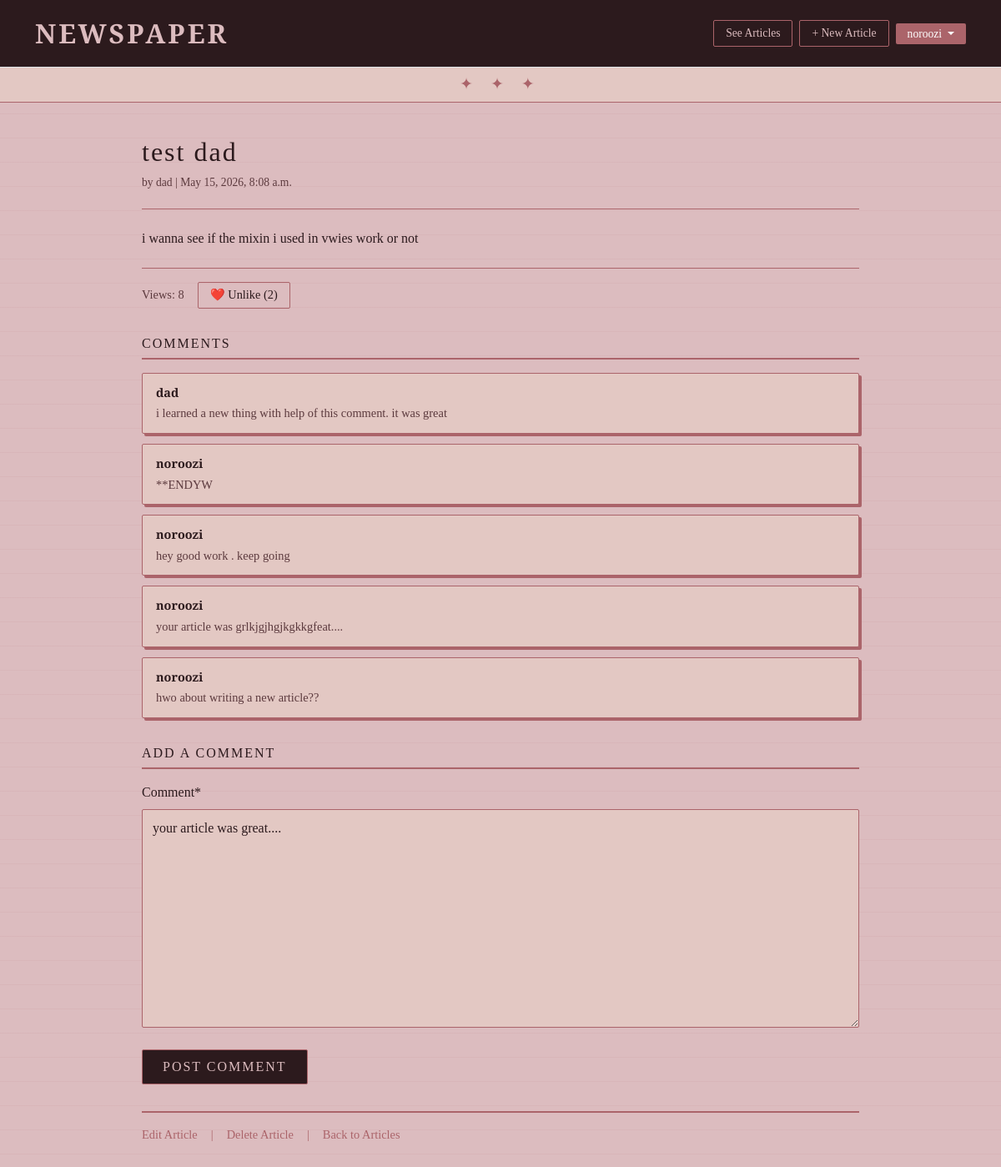
The app's page /articles/2/ (signed in) with its own data.
### accounts/models.py (models this page shows)
class CustomUser(AbstractUser):
    age = models.PositiveIntegerField(null=True, blank=True)

### articles/models.py (models this page shows, shortened)
class Article(models.Model):
    title = models.CharField(max_length=255)
    body = models.TextField()
    date = models.DateTimeField(auto_now_add=True)
    author = models.ForeignKey(
        settings.AUTH_USER_MODEL,
        on_delete=models.CASCADE,
    )
    views = models.IntegerField(default=0)
    viewers = models.ManyToManyField(
        settings.AUTH_USER_MODEL,
        related_name='viewed_articles',
        blank=True
    )
    likes = models.ManyToManyField(
        settings.AUTH_USER_MODEL,
        related_name='liked_articles',
        blank=True
    )

class Comment(models.Model):
    article = models.ForeignKey(
        Article,
        on_delete=models.CASCADE,
    )
    comment = models.TextField(default="your article was great....")
    author = models.ForeignKey(
        settings.AUTH_USER_MODEL,
        on_delete=models.CASCADE,
    )
    def __str__(self):
        return self.comment

### articles/views.py (the view, shortened to what this page needs)
# urls.py: path("<int:pk>/", ArticleDetail.as_view(), name="article_detail"),
class ArticleDetail(mixins.CustomLoginNeededMixin,View):
    def get(self, request, *args, ** kwargs):
        view = CommentGet.as_view()
        return view(request, *args, ** kwargs)

### articles/mixins.py (called while the page is built)
    def dispatch(self, request, *args, **kwargs):
        if not request.user.is_authenticated:
            return redirect(self.login_url)
        return super().dispatch(request, *args, **kwargs)

### articles/views.py (called while the page is built)
    def get_object(self):
        obj = super().get_object()
        if self.request.method == 'GET':
            if self.request.user not in obj.viewers.all():
                obj.views += 1
                obj.viewers.add(self.request.user)# add 1 every visit
                obj.save()      # save to database
        return obj

    def get_context_data(self, **kwargs):
        context = super().get_context_data(**kwargs)
        context['form'] = forms.CommentForm
        return context

### templates/article_detail.html (shortened to what this page needs)
{% extends 'base.html' %}
{% load crispy_forms_tags %}
{% block content %}
    <article>
        <h1>{{ object.title }}</h1>
        <p class="article-meta">by {{ object.author }} | {{ object.date }}</p>
        <div class="article-body">
            {{ object.body }}
        </div>
    </article>
    <div class="article-stats">
        <span>Views: {{ object.views }}</span>
        <form method="post" action="{% url 'article_like' object.pk %}">
            <button type="submit" class="like-btn">
                {% if request.user in object.likes.all %}
                    ❤️ Unlike ({{ object.likes.count }})
                {% else %}
                    🤍 Like ({{ object.likes.count }})
                {% endif %}
            </button>
        </form>
    </div>
    <section class="comments-section">
        <h3>Comments</h3>
        {% for comment in object.comment_set.all %}
            <div class="comment-card">
                <div class="comment-author">{{ comment.author }}</div>
                <div class="comment-text">{{ comment }}</div>
            </div>
        {% empty %}
            <p class="no-comments">No comments yet. Be the first!</p>
        {% endfor %}
    </section>
    <section class="comment-form-section">
        <h3>Add a comment</h3>
        <form method="post" action="">
            {{ form|crispy }}
            <button type="submit" class="btn-submit">Post Comment</button>
        </form>
    </section>
    <div class="article-actions">
        {% if user == object.author or user.is_staff %}
            <a href="{% url 'article_edit' object.pk %}">Edit Article</a>
            <span style="color: var(--border);">|</span>
            <a href="{% url 'article_delete' object.pk %}">Delete Article</a>
            <span style="color: var(--border);">|</span>
        {% endif %}
        <a href="{% url 'article_list' %}">Back to Articles</a>
    </div>
{% endblock %}

### templates/base.html (shortened to what this page needs)
<!DOCTYPE html>
<html>
<head>
    {% block qq %}<link href="https://cdn.jsdelivr.net/npm/bootstrap@5.3.3/dist/css/bootstrap.min.css" rel="stylesheet"/>{% endblock qq %}
</head>
<body>
    <header class="p-3 border-bottom">
        <div class="container">
            <div class="d-flex flex-wrap align-items-center justify-content-between">
                <a href="{% url 'home' %}" class="navbar-brand">Newspaper</a>
                <div class="d-flex align-items-center gap-2">
                    {% if user.is_authenticated %}
                        <a href="{% url 'article_list' %}" class="btn-new">See Articles</a>
                        <a href="{% url 'article_create' %}" class="btn-new">+ New Article</a>
                        <div class="dropdown">
                            <a href="#" class="btn-user dropdown-toggle" id="dropdownUser1" data-bs-toggle="dropdown" aria-expanded="false">
                                {{ user.username }}
                            </a>
                        </div>
                    {% else %}
                        <a href="{% url 'login' %}" class="btn-login">Log In</a>
                        <a href="{% url 'signup' %}" class="btn-signup">Sign Up</a>
                    {% endif %}
                </div>
            </div>
        </div>
    </header>
    <div class="header-divider">✦ ✦ ✦</div>
    <main>
        {% block content %}
        {% endblock content %}
    </main>
</body>
</html>

### templates/base.html (style rules this page uses)
:root { --bg: #dcbcbf; --surface: #e3c8c3; --border: #ab646a; --dark: #2c1a1d; --text: #2c1a1d; --text-light: #5c3a3e; --accent: #ab646a; --accent-hover: #8a4a50; }
* { margin: 0; padding: 0; box-sizing: border-box; }
body { background-color: var(--bg); background-image: repeating-linear-gradient( 0deg, transparent, transparent 28px, rgba(171, 100, 106, 0.07) 28px, rgba(171, 100, 106, 0.07) 29px ); color: var(--text); font-family: Georgia, serif; min-height: 100vh; }
header { background-color: var(--dark); border-bottom: 3px double var(--border) !important; padding: 12px 30px !important; margin-bottom: 0 !important; }
.navbar-brand { color: var(--bg) !important; font-size: 2rem; font-weight: 700; font-family: 'Playfair Display', Georgia, serif; letter-spacing: 3px; text-decoration: none; text-transform: uppercase; }
.header-divider { text-align: center; color: var(--border); font-size: 1.2rem; letter-spacing: 8px; padding: 6px 0; background-color: var(--surface); border-bottom: 1px solid var(--border); }
.btn-new { background-color: transparent; color: var(--bg); border: 1px solid var(--border); padding: 5px 14px; border-radius: 2px; text-decoration: none; font-size: 0.85rem; font-family: 'Playfair Display', serif; transition: 0.3s; }
.btn-user { background-color: var(--accent); color: white !important; border: none; padding: 5px 14px; border-radius: 2px; text-decoration: none; font-size: 0.85rem; font-family: 'Playfair Display', serif; transition: 0.3s; }
main { max-width: 900px; margin: 40px auto; padding: 0 20px; }

### templates/article_detail.html (style rules this page uses)
h1 { font-family: 'Playfair Display', Georgia, serif; color: var(--dark); letter-spacing: 2px; font-size: 2rem; margin-bottom: 8px; }
.article-meta { font-size: 0.85rem; color: var(--text-light); font-family: Georgia, serif; margin-bottom: 20px; }
.article-body { font-family: Georgia, serif; color: var(--dark); line-height: 1.9; font-size: 1rem; border-top: 1px solid var(--border); border-bottom: 1px solid var(--border); padding: 20px 0; margin-bottom: 16px; }
.article-stats { display: flex; align-items: center; gap: 16px; margin-bottom: 24px; font-family: Georgia, serif; font-size: 0.9rem; color: var(--text-light); }
.like-btn { background-color: transparent; border: 1px solid var(--border); border-radius: 2px; padding: 4px 14px; font-family: Georgia, serif; font-size: 0.9rem; color: var(--dark); cursor: pointer; transition: 0.3s; }
.comments-section { margin-top: 32px; }
.comments-section h3 { font-family: 'Playfair Display', Georgia, serif; color: var(--dark); letter-spacing: 2px; text-transform: uppercase; font-size: 1rem; border-bottom: 2px double var(--border); padding-bottom: 8px; margin-bottom: 16px; }
.comment-card { background-color: var(--surface); border: 1px solid var(--border); border-radius: 2px; padding: 12px 16px; margin-bottom: 12px; box-shadow: 3px 3px 0px var(--border); }
.comment-author { font-family: 'Playfair Display', Georgia, serif; font-weight: bold; font-size: 0.9rem; color: var(--dark); margin-bottom: 4px; }
.comment-text { font-family: Georgia, serif; font-size: 0.9rem; color: var(--text-light); }
.comment-form-section { margin-top: 32px; }
.comment-form-section h3 { font-family: 'Playfair Display', Georgia, serif; color: var(--dark); letter-spacing: 2px; text-transform: uppercase; font-size: 1rem; border-bottom: 2px double var(--border); padding-bottom: 8px; margin-bottom: 16px; }
.comment-form-section textarea { background-color: var(--surface); border: 1px solid var(--border); border-radius: 2px; padding: 10px 12px; font-family: Georgia, serif; color: var(--dark); width: 100%; transition: 0.3s; resize: vertical; }
.btn-submit { background-color: var(--dark); color: var(--bg); border: 1px solid var(--border); border-radius: 2px; padding: 8px 24px; font-family: 'Playfair Display', Georgia, serif; letter-spacing: 2px; text-transform: uppercase; cursor: pointer; transition: 0.3s; margin-top: 10px; }
.article-actions { margin-top: 32px; padding-top: 16px; border-top: 2px double var(--border); font-family: Georgia, serif; font-size: 0.9rem; display: flex; gap: 16px; align-items: center; }
.article-actions a { color: var(--accent); text-decoration: none; transition: 0.3s; }

### records on screen
CustomUser: username "noroozi"
Article: title "test dad", author "dad", date "May 15, 2026, 8:08 a.m.", body "i wanna see if the mixin i used in vwies work or not", views "8", likes.count "2"
Comment: author "dad", comment "i learned a new thing with help of this comment. it was great"
Comment: author "noroozi", comment "**ENDYW"
Comment: author "noroozi", comment "hey good work . keep going"
Comment: author "noroozi", comment "your article was grlkjgjhgjkgkkgfeat...."
Comment: author "noroozi", comment "hwo about writing a new article??"
